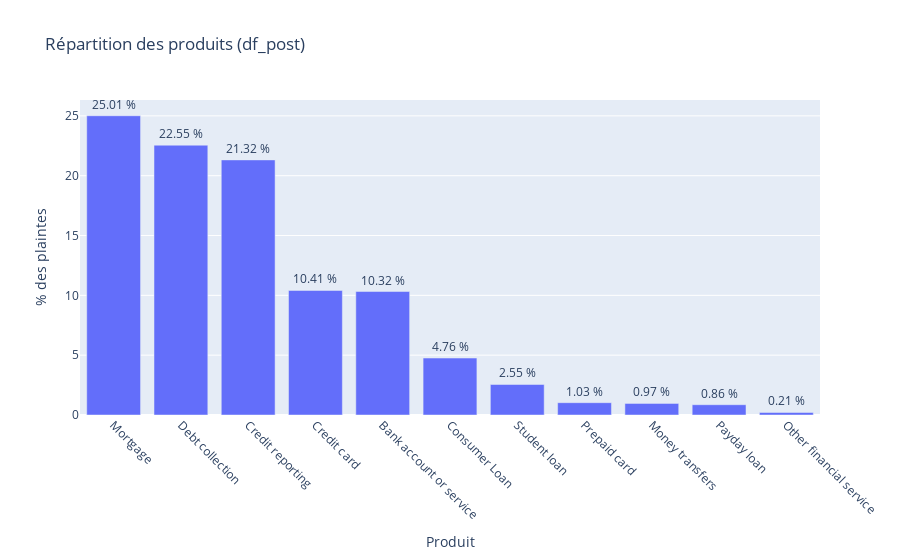

Source (notebook cell):
### Markdown cell above
**Répartition des produits (df_post) et Répartition (%) des produits dans df_clean**

### Code cell
# ─── 1) Répartition de "product" DANS df_post ─────────────────────────────

dist_post = (
    df_post
    .group_by("product")                              # NOTA : pas groupby()
    .agg([
        pl.len().alias("count")                       # pl.len() remplace pl.count()
    ])
    .with_columns([
        (pl.col("count") / df_post.height * 100)
         .round(2)
         .alias("percent")
    ])
    .sort("percent", descending=True)
    .to_pandas()
)

print("Répartition des produits dans df_post (post-19/03/2015) :")
display(dist_post)

fig1 = px.bar(
    dist_post,
    x="product", y="percent", text="percent",
    title="Répartition des produits (df_post)",
    labels={"percent":"% des plaintes", "product":"Produit"}
)
fig1.update_traces(texttemplate="%{text:.2f} %", textposition="outside")
fig1.update_layout(xaxis_tickangle=45)
fig1.show()

### Figure 1 — Plotly figure (JSON) as saved in the notebook; plotly's stock layout.template omitted (floating-point values rounded to 4 significant figures)
{"data": [{"hovertemplate": "Produit=%{x}<br>% des plaintes=%{text}<extra></extra>", "legendgroup": "", "marker": {"color": "#636efa", "pattern": {"shape": ""}}, "name": "", "orientation": "v", "showlegend": false, "text": [25.01, 22.55, 21.32, 10.41, 10.32, 4.76, 2.55, 1.03, 0.97, 0.86, 0.21], "textposition": "outside", "texttemplate": "%{text:.2f} %", "type": "bar", "x": ["Mortgage", "Debt collection", "Credit reporting", "Credit card", "Bank account or service", "Consumer Loan", "Student loan", "Prepaid card", "Money transfers", "Payday loan", "Other financial service"], "xaxis": "x", "y": [25.01, 22.55, 21.32, 10.41, 10.32, 4.76, 2.55, 1.03, 0.97, 0.86, 0.21], "yaxis": "y"}], "layout": {"barmode": "relative", "legend": {"tracegroupgap": 0}, "title": {"text": "Répartition des produits (df_post)"}, "xaxis": {"anchor": "y", "domain": [0, 1], "tickangle": 45, "title": {"text": "Produit"}}, "yaxis": {"anchor": "x", "domain": [0, 1], "title": {"text": "% des plaintes"}}}}
